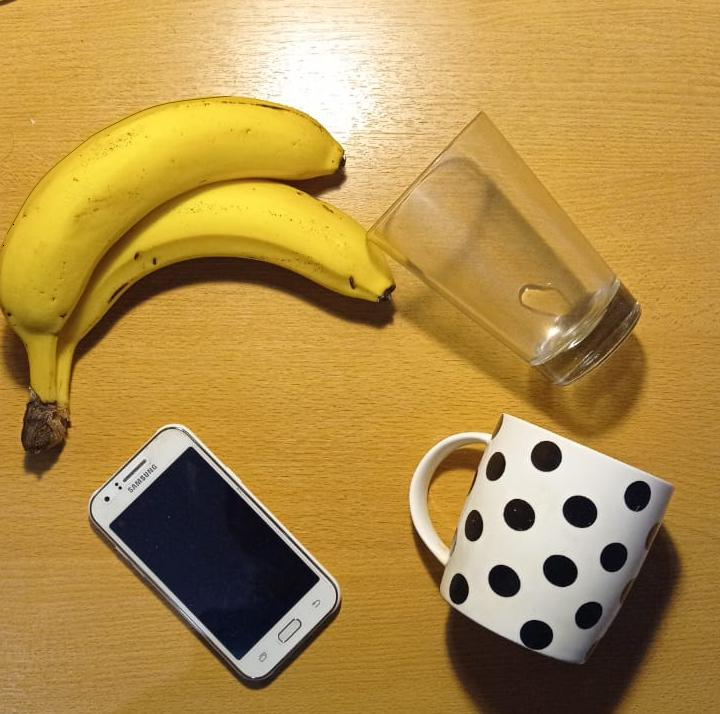
#> input picture ejemplos_clase/objetos.jpg, 720 x 714 px
$ python bordes.py
#> lines starting #> are read from the running program, lines starting #| are printed output that depends on the picture; after the words box and inside, x2 and y2 are one past the last pixel; in counts of white or black regions, pixels touching at a corner belong together
import time
import cv2
import numpy as np

class Bordes():
    def __init__(self):
        self.contornos = None

    def __call__(self, image):
        t0 = time.time()

        # Transformar la imagen en esacala de grises
        gray = cv2.cvtColor(image, cv2.COLOR_BGR2GRAY)

        # Aplicar algortimo Canny para encontrar bordes
        # Hay que ajustar los filtros min y max según el
        # fondo y la luz
        edged = cv2.Canny(gray, 50, 400)

        # Encontrar los contornos formados por esos bordes
        contours, hierarchy = cv2.findContours(edged,
            cv2.RETR_EXTERNAL, cv2.CHAIN_APPROX_NONE)

        self.contornos = contours

        t = time.time()
        print(self.__class__.__name__,'time =', t-t0)

    def draw(self, image):
        # Dibujar todos los contornos en la imagen
        if self.contornos is not None:
            cv2.drawContours(image, self.contornos, -1, (0, 255, 0), 1)
        return image


if __name__ == "__main__":
    # Cargar una de las imagenes disponibles
    image = cv2.imread('objetos.jpg')
#> image is the input picture: shape (714, 720, 3); mean B, G, R 73.5, 141, 175.9

    # Transformar la imagen en esacala de grises
    gray = cv2.cvtColor(image, cv2.COLOR_BGR2GRAY)
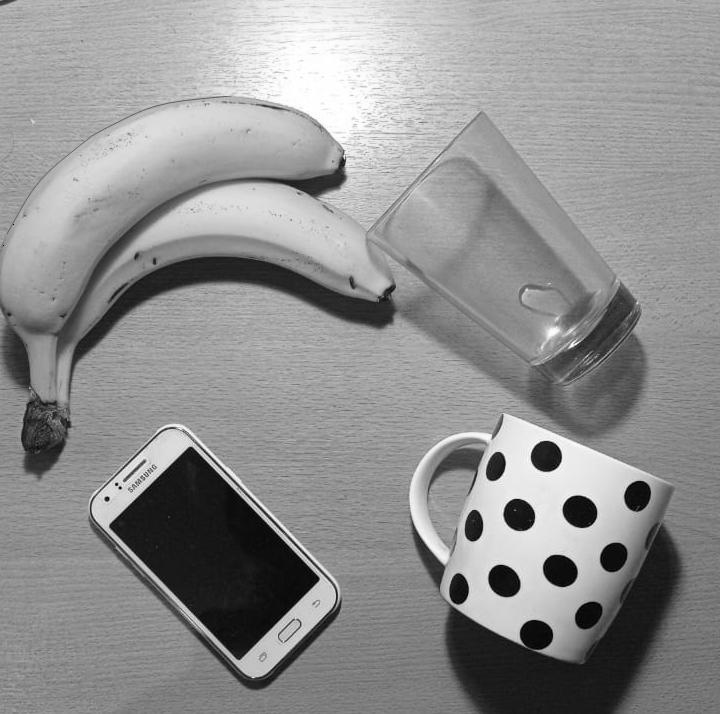
#> gray: shape (714, 720); min 0, max 255, mean 143.8

    # Aplicar algortimo Canny para encontrar bordes
    # Hay que ajustar los filtros min y max según el
    # fondo y la luz
    edged = cv2.Canny(gray, 50, 400)
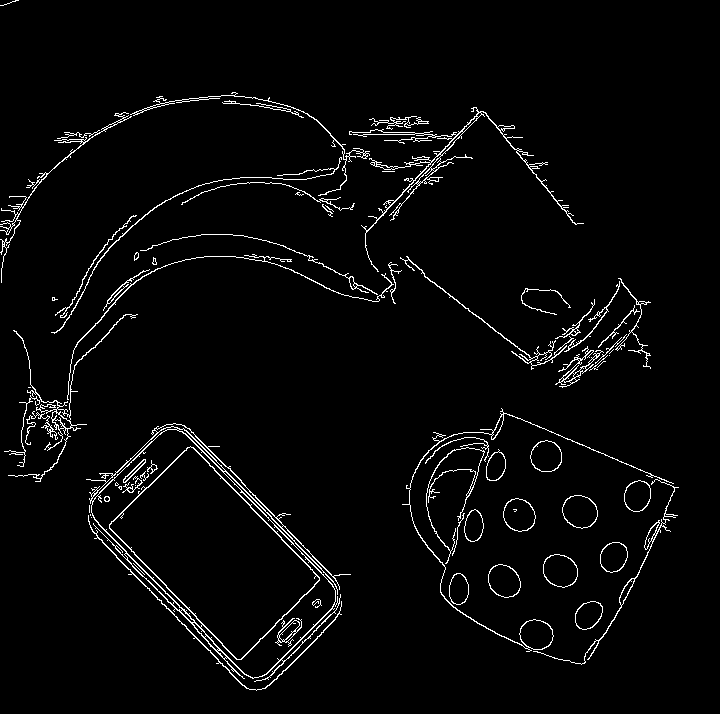
#> edged: shape (714, 720); 3.1% white in thin lines or dots
    cv2.imwrite("contornos.jpg", edged)


    # Encontrar los contornos formados por esos bordes
    contours, hierarchy = cv2.findContours(edged,
        cv2.RETR_EXTERNAL, cv2.CHAIN_APPROX_NONE)
#> contours = 56 contours, 17 with area under 20; largest, box (x1, y1, x2, y2) and area: (86, 423, 351, 682) 32712, (402, 408, 674, 652) 1044, (562, 495, 598, 529) 894, (543, 554, 578, 588) 884, (488, 564, 521, 598) 820

    print("Cantidad de contornos encontrados " + str(len(contours)))
#| Cantidad de contornos encontrados 56

    # Dibujar todos los contornos en la imagen inicial
    cv2.drawContours(image, contours, -1, (0, 255, 0), 1)
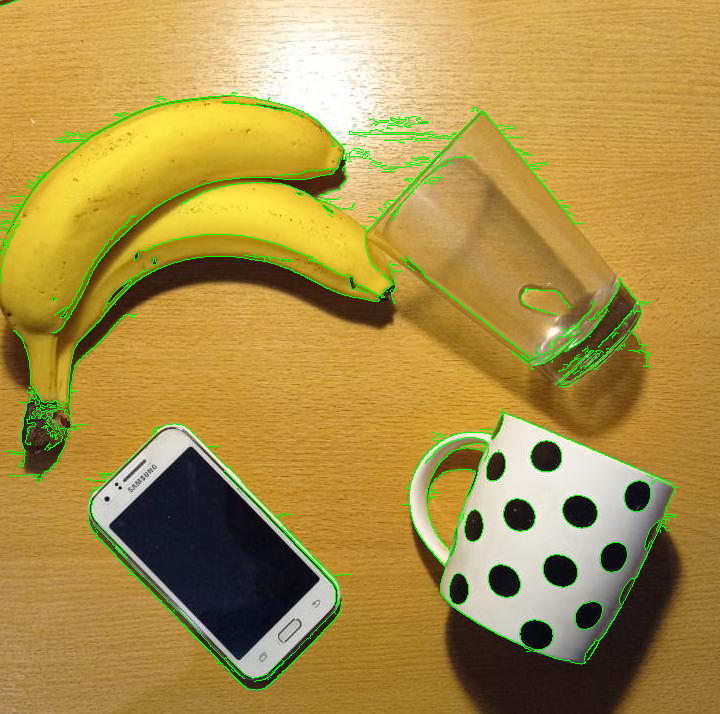
#> image: shape (714, 720, 3); 2.45% of pixels changed, all inside (x1, y1, x2, y2) = (0, 0, 679, 691)
    cv2.imwrite("bordes_output.jpg", image)

$ run again, with ejemplos_clase/people.jpg copied over ejemplos_clase/objetos.jpg
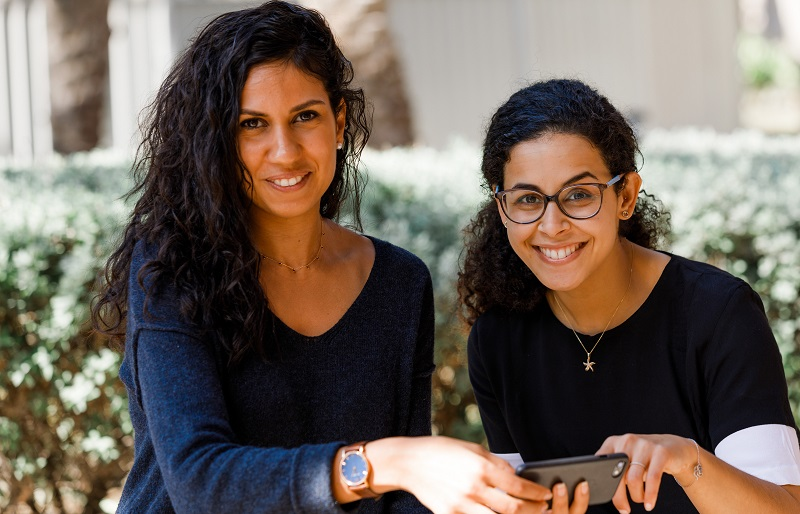
#> input picture ejemplos_clase/people.jpg, 800 x 514 px
#> image is the input picture: shape (514, 800, 3); mean B, G, R 93.3, 102.6, 113.8
#> `edged = cv2.Canny(gray, 50, 400)`:
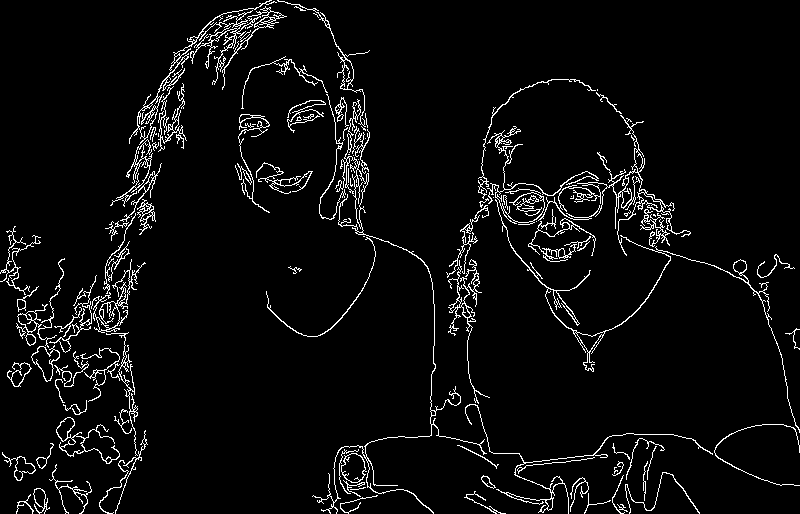
#> edged: shape (514, 800); 4.7% white in thin lines or dots
#> contours = 112 contours, 57 with area under 20; largest, box (x1, y1, x2, y2) and area: (538, 115, 691, 256) 1580, (129, 0, 287, 145) 1152, (495, 199, 800, 433) 674, (312, 99, 487, 514) 660, (56, 417, 120, 464) 590
#| Cantidad de contornos encontrados 112
#> `cv2.drawContours(image, contours, -1, (0, 255, 0), 1)`:
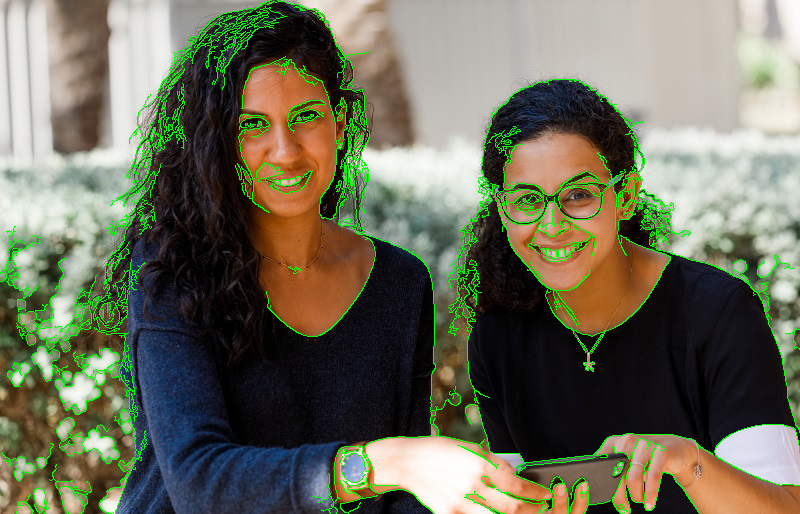
#> image: shape (514, 800, 3); 4.46% of pixels changed, all inside (x1, y1, x2, y2) = (0, 0, 800, 514)
